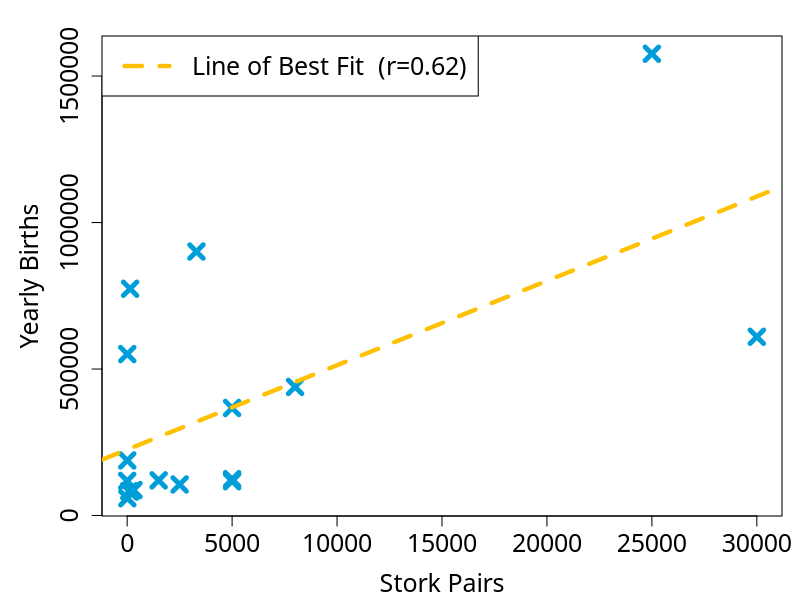
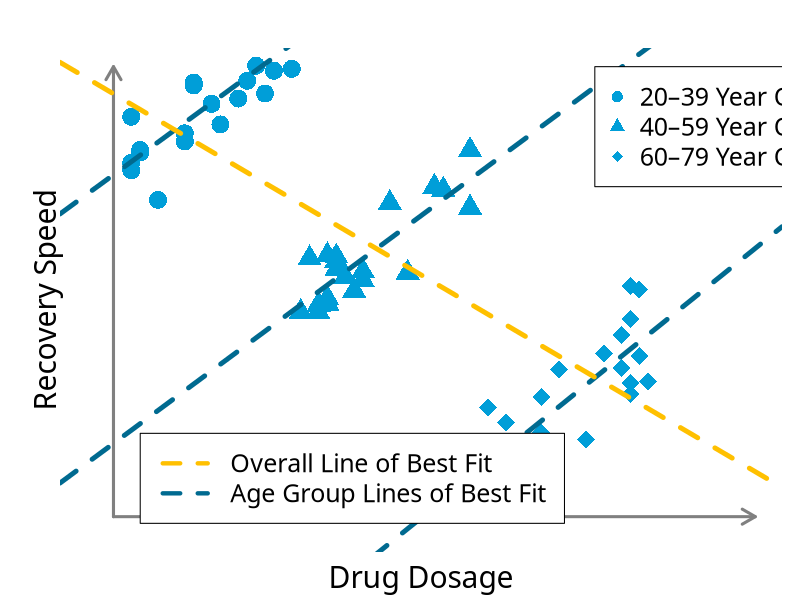
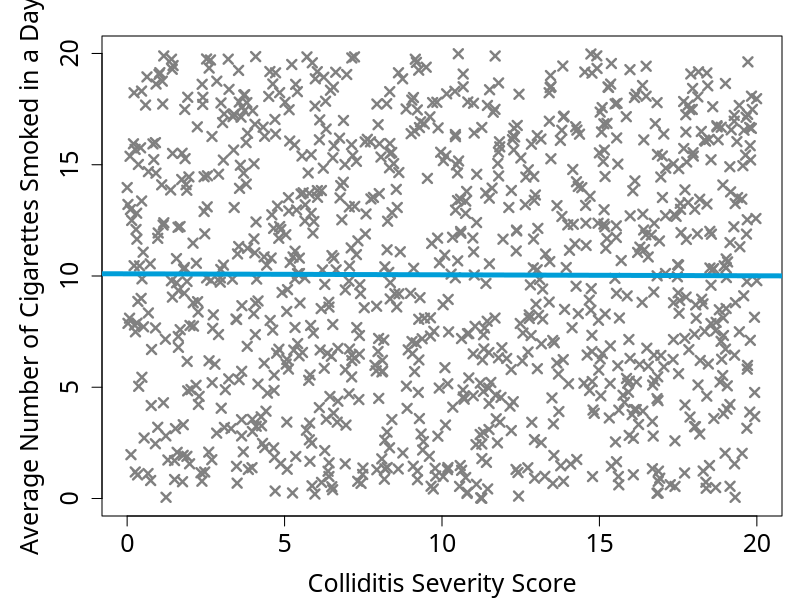
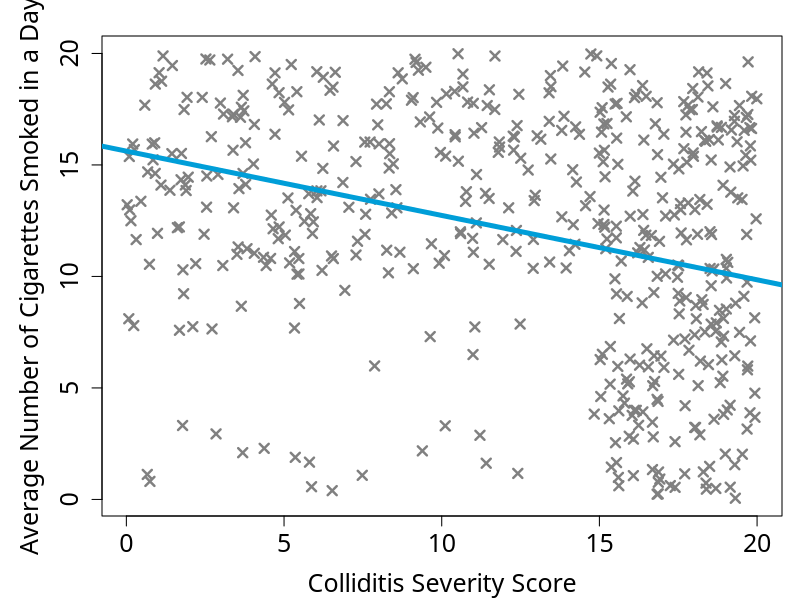

These charts were generated, in order, by the following R code:
## ---- chunk 1
#| code-fold: true
#| code-summary: "Plotting the Data and Calculating the Correlation Coefficient in R"
#| label: storks-and-babies-graph
stork_pairs <- c(100, 300, 1, 5000, 9, 140, 3300, 2500, 4, 5000, 5, 30000, 1500, 5000, 8000, 150, 25000)
yearly_births <- c(83000, 87000, 118000, 117000, 59000, 774000, 901000, 106000, 188000, 124000, 551000, 610000, 120000, 367000, 439000, 82000, 1576000)
correlation <- cor(stork_pairs, yearly_births) # calculating the pearson correlation coefficient
par(mar=c(bottom=4.2, left=5.1, top=1.8, right=0.9), family="Roboto Slab") # setting the plot options
plot(stork_pairs, yearly_births, # plotting the data points
     xlab="Stork Pairs", ylab="Yearly Births", 
     pch=4, cex=1.8, col="#009ed8", lwd=4.8, cex.lab=1.5, cex.axis=1.5)
abline(lm(yearly_births ~ stork_pairs), # adding the line of best fit
       col = "#ffc000", lty=2, lwd = 4.2)
legend("topleft", # adding a key
       legend=paste0("Line of Best Fit  (r=", round(correlation, 2), ")"), 
       col="#ffc000", lty=2, lwd=4.2, cex=1.5)
## ---- chunk 2
#| code-fold: true
#| code-summary: "Testing the Null Hypothesis in R"
#| label: storks-and-babies-test
significance_test <- cor.test(stork_pairs, yearly_births)
p_val <- significance_test$p.value
cat("p-value:", p_val)
## ---- chunk 3
#| code-fold: true
#| code-summary: "Simulating and Plotting Data to Illustrate Robert Heaton's Example of Simpson's Paradox in R"
#| label: robert-heaton-example
set.seed(31415) # setting a seed so the simulated data is reproducible
group_1_dosages <- sample(1:20, 20, replace = TRUE) # simulating a range of dosages 
                                                    # taken by 20-39 year olds
group_2_dosages <- sample(21:40, 20, replace = TRUE) # 40–59 year old dosages
group_3_dosages <- sample(41:60, 20, replace = TRUE) # 60–79 year old dosages 
all_dosages <- c(group_1_dosages, # concatenating all the dosages
                 group_2_dosages, 
                 group_3_dosages) 
group_1_recovery_speeds <- 1.2 * group_1_dosages + 100 + rnorm(20,0,5) # simulating the recovery speeds of                                                                        # 20–39 year olds according to a 
                                                                       # linear relationship with dosage 
                                                                       # with independent gaussian errors
group_2_recovery_speeds <- 1.2 * group_2_dosages + 50 + rnorm(20,0,5) # 40–59 year old recovery speeds
group_3_recovery_speeds <- 1.2 * group_3_dosages + rnorm(20,0,5) # 60–79 year old recovery speeds
all_recovery_speeds <- c(group_1_recovery_speeds, # concatenating all the recovery speeds
                         group_2_recovery_speeds, 
                         group_3_recovery_speeds)  
par(mar=c(bottom=2.4, left=3, top=2.4, right=0.9), family="Roboto Slab") # setting the plot options
plot(group_1_dosages, group_1_recovery_speeds, # plotting the simulated data for 20-39 year olds
     xlim=c(-3,72), ylim=c(36,120), 
     pch=16, cex=2.4,  col="#009ed8",
     bty="n",  axes = FALSE,) 
points(group_2_dosages, group_2_recovery_speeds, # plotting the simulated data for 40-59 year olds
       pch=17, cex=2.4,  col="#009ed8")
points(group_3_dosages, group_3_recovery_speeds, # plotting the simulated data for 40-79 year olds 
       pch=18, cex=2.4,  col="#009ed8")
arrows(x0=0, y0=39, x1=72, y1=39, length=0.15, code=2, lwd=3, col="#808080") # x-axis
arrows(x0=0, y0=39, x1=0, y1=120, length=0.15, code=2, lwd=3, col="#808080") # y-axis
mtext("Drug Dosage", side=1, line=1, cex=1.8) # x-axis label
mtext("Recovery Speed", side=2, line=0, cex=1.8) # y-axis label
abline(lm(group_1_recovery_speeds ~ group_1_dosages), # plotting the line of best fit for 
                                                      # only the data from 20–39 year olds
       col="#006a90", lwd=4.8, lty=2) 
abline(lm(group_2_recovery_speeds ~ group_2_dosages), # plotting the line of best fit for 
                                                      # only the data from 40–59 year olds
       col="#006a90", lwd=4.8, lty=2) 
abline(lm(group_3_recovery_speeds ~ group_3_dosages), # plotting the line of best fit for 
                                                      # only the data from 60–79 year olds
       col="#006a90", lwd=4.8, lty=2) 
abline(lm(all_recovery_speeds ~ all_dosages), # plotting the line of best fit for all the data
       col="#ffc000", lwd=4.8, lty=2)
legend(x=54, y=120, # adding a key for the data points
       legend=c("20–39 Year Olds ", "40–59 Year Olds ", "60–79 Year Olds "), 
       pch=c(16, 17, 18), col="#009ed8", cex=1.5)
legend(x=3, y=54, # adding a key for the lines of best fit
       legend=c("Overall Line of Best Fit ", "Age Group Lines of Best Fit "), lty=2,
       col=c("#ffc000","#006a90"), lwd=4.2, cex=1.5)
## ---- chunk 4
#| code-fold: true
#| code-summary: "Finding the Correlation Coefficient in R"
#| label: robert-heaton-example-correlation
correlation <- cor(all_dosages, all_recovery_speeds) # calculating the pearson correlation coefficient
cat("Pearson Correlation Coefficient:", correlation)
## ---- chunk 5
#| code-fold: true
#| code-summary: "Plotting the Relationship Between Disease Severity and Average Number of Cigarettes Smoked in a Day in a Simulated Sample of People Infected With Colliditis in R"
#| label: colliditis-infected-sample
set.seed(31415)
n <- 1000 
infected_sample <- matrix(0, nrow=n, ncol=2) # initialising an empty matrix to store the data for each person
for (i in 1:n) {
  severity <- runif(1, min=0, max=20) # assigning each person in the sample a random severity score between 0 and 20
  cigarettes <- runif(1,0,20) # assigning each person in the sample a random average number of cigarettes smoked per day between 0 and 20
  infected_sample[i,1] <- severity
  infected_sample[i,2] <- cigarettes
}
par(mar=c(bottom=4.2, left=5.1, top=1.8, right=0.9), family="Roboto Slab") 
plot(infected_sample[,1], infected_sample[,2], pch=4, cex=1.2, lwd=2.4, col="#808080",
     xlab="Colliditis Severity Score", ylab="Average Number of Cigarettes Smoked in a Day",
     cex.lab=1.5, cex.axis=1.5)
abline(lm(infected_sample[,1] ~ infected_sample[,2]), lwd=4.8, col="#009ed8",) # plotting the line of best fit
## ---- chunk 6
#| code-fold: true
#| code-summary: "Plotting the Relationship Between Disease Severity and Average Number of Cigarettes Smoked in a Day in a Simulated Sample of Hospitalised People Infected With Colliditis in R"
#| label: colliditis-hospitalised-sample
set.seed(31415)
hospital_infected_sample <- matrix(rep(NA, 2*n), nrow=n, ncol=2) 
for (i in 1:n) {
  dice_roll <- runif(1, min=0, max=1) # generating random number between 0 and 1
  person_i <- infected_sample[i,]
  if(person_i[1] >= 15 && dice_roll <= 0.9) { # these people have a 90% chance of being in hospital
    hospital_infected_sample[i,] <- person_i
  } else if(person_i[2] >= 10 && dice_roll <= 0.6) { # these people have a 60% chance of being in hospital
    hospital_infected_sample[i,] <- person_i
  } else if(person_i[2] < 10 && dice_roll <= 0.1) { # others have a 10% chance of being in hospital
    hospital_infected_sample[i,] <- person_i
  }
}
# Now we remove the people not in hospital from our sample:
hospital_infected_sample <- na.omit(hospital_infected_sample)
# And plot the result:
par(mar=c(bottom=4.2, left=5.1, top=1.8, right=0.9), family="Roboto Slab") 
plot(hospital_infected_sample[,1], hospital_infected_sample[,2], pch=4, cex=1.2, lwd=2.4, col="#808080",
     xlab="Colliditis Severity Score", ylab="Average Number of Cigarettes Smoked in a Day",
     cex.lab=1.5, cex.axis=1.5)
abline(lm(hospital_infected_sample[,1] ~ hospital_infected_sample[,2]), lwd=4.8, col="#009ed8",) # plotting the line of best fit
